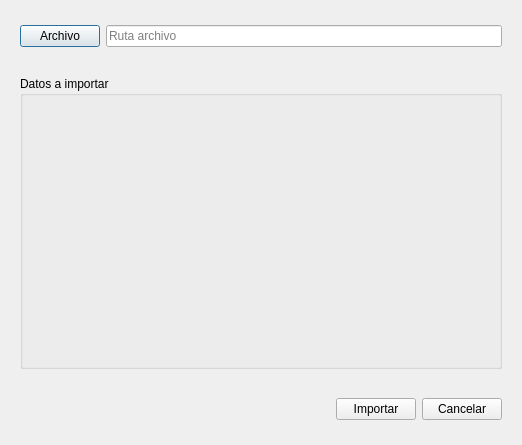
<?xml version="1.0" encoding="UTF-8"?>
<ui version="4.0">
 <class>ui_import_csv</class>
 <widget class="QDialog" name="ui_import_csv">
  <property name="geometry">
   <rect>
    <x>0</x>
    <y>0</y>
    <width>522</width>
    <height>445</height>
   </rect>
  </property>
  <property name="windowTitle">
   <string>Importar archivo</string>
  </property>
  <property name="windowIcon">
   <iconset resource="source.qrc">
    <normaloff>:/icons/source/icons/icon_sqlite.png</normaloff>:/icons/source/icons/icon_sqlite.png</iconset>
  </property>
  <layout class="QVBoxLayout" name="verticalLayout_3">
   <item>
    <widget class="QWidget" name="widget" native="true">
     <property name="maximumSize">
      <size>
       <width>16777215</width>
       <height>50</height>
      </size>
     </property>
     <layout class="QVBoxLayout" name="verticalLayout">
      <item>
       <layout class="QHBoxLayout" name="horizontalLayout_3">
        <item>
         <widget class="QPushButton" name="btnArchivo">
          <property name="text">
           <string>Archivo</string>
          </property>
          <property name="icon">
           <iconset resource="source.qrc">
            <normaloff>:/icons/source/icons/folder_explore.png</normaloff>:/icons/source/icons/folder_explore.png</iconset>
          </property>
         </widget>
        </item>
        <item>
         <widget class="QLineEdit" name="txtRuta">
          <property name="readOnly">
           <bool>true</bool>
          </property>
          <property name="placeholderText">
           <string>Ruta archivo</string>
          </property>
         </widget>
        </item>
       </layout>
      </item>
     </layout>
    </widget>
   </item>
   <item>
    <widget class="QWidget" name="widget_2" native="true">
     <layout class="QVBoxLayout" name="verticalLayout_2">
      <item>
       <widget class="QGroupBox" name="groupBox">
        <property name="title">
         <string>Datos a importar</string>
        </property>
        <layout class="QHBoxLayout" name="horizontalLayout">
         <item>
          <layout class="QVBoxLayout" name="vertLayout"/>
         </item>
        </layout>
       </widget>
      </item>
     </layout>
    </widget>
   </item>
   <item>
    <widget class="QWidget" name="widget_3" native="true">
     <property name="maximumSize">
      <size>
       <width>16777215</width>
       <height>50</height>
      </size>
     </property>
     <layout class="QVBoxLayout" name="verticalLayout_4">
      <item>
       <layout class="QHBoxLayout" name="horizontalLayout_2">
        <item>
         <spacer name="horizontalSpacer">
          <property name="orientation">
           <enum>Qt::Horizontal</enum>
          </property>
          <property name="sizeHint" stdset="0">
           <size>
            <width>40</width>
            <height>20</height>
           </size>
          </property>
         </spacer>
        </item>
        <item>
         <widget class="QPushButton" name="btnImportar">
          <property name="text">
           <string>Importar</string>
          </property>
          <property name="icon">
           <iconset resource="source.qrc">
            <normaloff>:/icons/source/icons/arrow_right.png</normaloff>:/icons/source/icons/arrow_right.png</iconset>
          </property>
         </widget>
        </item>
        <item>
         <widget class="QPushButton" name="btnCancelar">
          <property name="text">
           <string>Cancelar</string>
          </property>
         </widget>
        </item>
       </layout>
      </item>
     </layout>
    </widget>
   </item>
  </layout>
 </widget>
 <resources>
  <include location="source.qrc"/>
 </resources>
 <connections>
  <connection>
   <sender>btnCancelar</sender>
   <signal>clicked()</signal>
   <receiver>ui_import_csv</receiver>
   <slot>close()</slot>
   <hints>
    <hint type="sourcelabel">
     <x>467</x>
     <y>387</y>
    </hint>
    <hint type="destinationlabel">
     <x>454</x>
     <y>362</y>
    </hint>
   </hints>
  </connection>
 </connections>
</ui>
